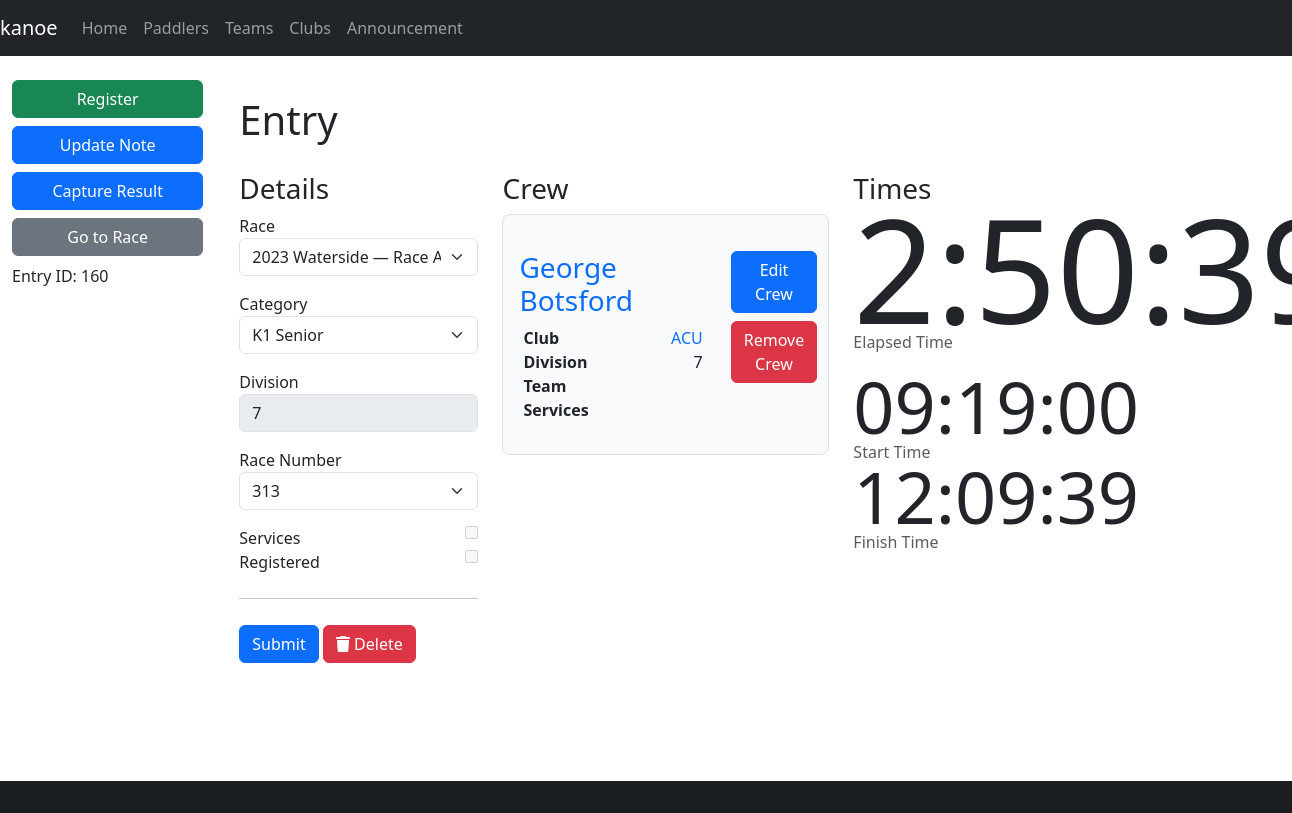
The app's page /entry/160, older data.
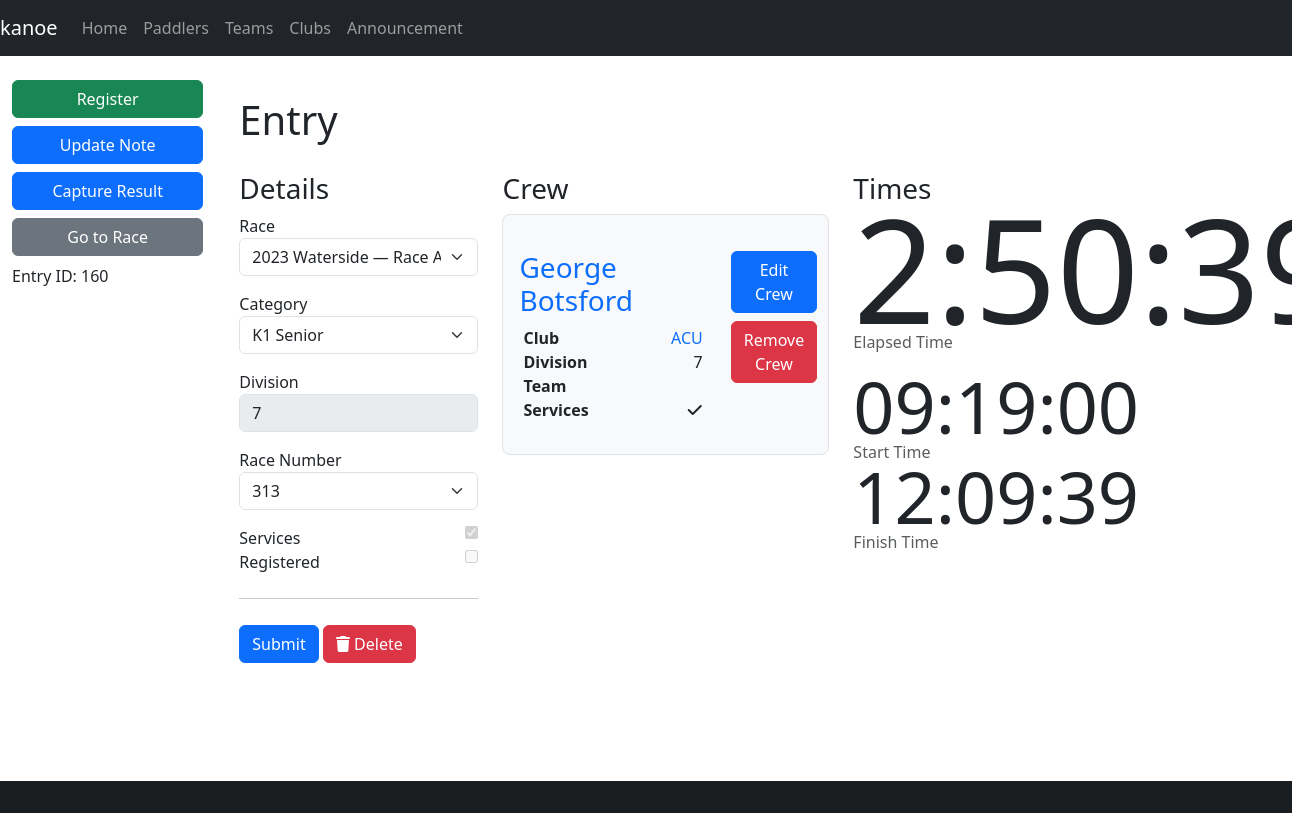
The same page, newer data.
### database/database/entry.py (models this page shows, shortened)
class Entry(Base):
    __tablename__ = "entry"
    id = Column(Integer, primary_key=True)
    race_id = Column(Integer, ForeignKey(Race.id), index=True)
    category_id = Column(Integer, ForeignKey(Category.id), index=True)
    boat_type = Column(boat_type, index=True)
    entry_number = Column(Integer)
    series_id = Column(Integer, ForeignKey(Series.id), index=True)
    time_start = Column(String)
    time_finish = Column(String)
    time_adjustment = Column(Integer)
    registered = Column(Boolean, default=False, nullable=False)
    retired = Column(Boolean, default=False, nullable=False)
    scratched = Column(Boolean, default=False, nullable=False)
    disqualified = Column(Boolean, default=False, nullable=False)
    note = Column(Text)
    category = relationship(Category, backref="entries", lazy="joined")
    race = relationship(Race, backref="entries", lazy="joined")
    race_number = relationship("Number", secondary="number_entry", uselist=False)
    crews = relationship("Crew", lazy="joined", order_by="Crew.paddler_id")
    @property
    def division(self):
        if self.crews:
            divisions = [crew.paddler.division for crew in self.crews]
            divisions = [division for division in divisions if division is not None]
            if divisions:
                return min(divisions)
        return None
    @property
    def time(self):
        if self.time_start and self.time_finish:
            time_start = datetime.datetime.strptime(self.time_start, "%H:%M:%S")
            time_finish = datetime.datetime.strptime(self.time_finish, "%H:%M:%S")
            return (
                time_finish
                - time_start
                + datetime.timedelta(seconds=(self.time_adjustment or 0))
            )
        else:
            return None
    @property
    def crew_complete(self):
        return len(self.crews) >= self.category.crew_count
    @property
    def services(self):
        services = [crew.services for crew in self.crews]
        return all(services)

### database/database/crew.py (models this page shows, shortened)
class Crew(Base):
    __tablename__ = "crew"
    id = Column(Integer, primary_key=True)
    paddler_id = Column(Integer, ForeignKey(Paddler.id), index=True)
    club_id = Column(String(3), ForeignKey(Club.id), index=True)
    entry_id = Column(Integer, ForeignKey(Entry.id), index=True)
    team_id = Column(Integer, ForeignKey(Team.id), index=True)
    services = Column(Boolean, server_default=expression.false())
    due = Column(Numeric)
    paid = Column(Numeric)
    team = relationship(Team, backref="crews", lazy="joined")
    paddler = relationship(Paddler, backref="crews", lazy="joined")
    club = relationship("Club", backref="crews", lazy="joined")
    entry = relationship(Entry, lazy="joined", overlaps="crews")

### database/database/paddler.py (models this page shows, shortened)
class Paddler(Base):
    __tablename__ = "paddler"
    id = Column(Integer, primary_key=True)
    bcu = Column(Integer)  # BCU = British Canoe Union
    bcu_expiry = Column(Date)
    division = Column(Integer)
    title = Column(String)
    first = Column(String)
    middle = Column(String)
    last = Column(String)
    suffix = Column(String)
    dob = Column(Date)
    address = Column(String)
    email = Column(String)
    phone = Column(String)
    emergency_name = Column(String)
    emergency_phone = Column(String)
    age_group_id = Column(Integer, ForeignKey(AgeGroup.id), index=True)
    age_group = relationship(AgeGroup, backref="paddlers", lazy="joined")
    @hybrid_property
    def name(self):
        return combine_names(self.first, self.middle, self.last)

### database/database/club.py (models this page shows, shortened)
class Club(Base):
    __tablename__ = "club"
    id = Column(Integer, primary_key=True)
    name = Column(String)
    code_regex = Column(String())
    @property
    def code(self):
        return self.code_regex.split("|")[0]

### kanoe/views/entry.py (the view, shortened to what this page needs)
@blueprint.route("/entry/<entry_id>", methods=("GET", "POST"))
@blueprint.route("/entry/", defaults={"entry_id": None}, methods=("GET", "POST"))
@login_required
def entry(entry_id):
    entry = session.get(db.Entry, entry_id)
    race_id = request.args.get("race_id")
    races = session.query(db.Race)
    if race_id:
        races = races.filter(db.Race.id == race_id)
    races = races.all()
    categories = session.query(db.Category).all()
    if entry:
        taken = (
            session.query(db.NumberAllocation.number_id)
            .join(db.Entry, db.NumberAllocation.entry_id == db.Entry.id)
            .filter(db.Entry.race_id == entry.race_id)
            .subquery()
        )
        numbers = (
            session.query(db.Number.id)
            .join(taken, db.Number.id == taken.c.number_id, isouter=True)
            .filter(
                (db.Number.lost == False) | (db.Number.lost == None)  # noqa: E711, E712
            )
            .order_by(db.Number.id)
        )
        if entry.race_number:
            numbers = numbers.filter(
                (taken.c.number_id == entry.race_number.id)
                | (taken.c.number_id == None)  # noqa: E711
            )
        else:
            numbers = numbers.filter((taken.c.number_id == None))  # noqa: E711
        numbers = [r.id for r in numbers]
    else:
        numbers = []
    return render_template(
        "entry.j2",
        entry=entry,
        categories=categories,
        races=races,
        numbers=numbers,
    )

### database/database/category.py (called while the page is built)
    def __str__(self):
        return self.label

    def __eq__(self, other):
        return self.label == other

    @property
    def crew_count(self):
        return int(re.sub("[^12]+", "", self.label))

### database/database/paddler.py (called while the page is built)
def combine_names(first, middle, last):
    name = [first, middle, last]
    name = list(filter(lambda item: item is not None, name))
    name = " ".join(name)
    name = name.strip()
    return name

### database/database/race.py (called while the page is built)
    def __str__(self):
        return "%s (%s)" % (self.name, self.date)

### kanoe/templates/entry.j2 (shortened to what this page needs)
{% extends "base-fluid.j2" %}
{% from "macros.j2" import find_value, button_delete %}
{% block content %}
<h1>Entry</h1>
<div class="row">
  <div class="col-md-3">
    <h3>Details</h3>
    <form method="post">
      <div>
        <div class="mb-3">
          <label for="race">Race</label>
          <select class="form-select" class="form-control" id="race_id" name="race_id">
            {% for race in races %}
            <option value="{{ race.id }}" {% if entry.race==race %} selected{% endif %}>{{ race }}</option>
            {% endfor %}
          </select>
        </div>
        <div class="mb-3">
          <label for="race">Category</label>
          <select class="form-select" class="form-control" id="category_id" name="category_id">
            {% for category in categories %}
            <option value="{{ category.id }}" {% if (entry.category==category) %} selected{% endif %}>{{ category }}
            </option>
            {% endfor %}
          </select>
        </div>
        <div class="mb-3">
          <label for="division">Division</label>
          <input type="number" class="form-control" disabled
            value="{{ find_value(request.form['division'], entry.division) }}">
        </div>
        <div class="mb-3">
          <label for="division">Race Number</label>
          <select class="form-select" class="form-control" id="race_number" name="race_number" >
            {% for number in numbers %}
            <option {% if number==entry.race_number.id %} selected{% endif %}>{{ number }}</option>
            {% endfor %}
          </select>
        </div>
        <div>
          <label for="services">Services</label>
          <input type="checkbox" disabled{% if entry.services %} checked{% endif %} style="float: right;">
        </div>
        <div>
          <label for="registered">Registered</label>
          <input type="checkbox" disabled{% if entry.registered %} checked{% endif %} style="float: right;">
        </div>
      </div>
      <hr class="my-4">
      <button type="submit" class="btn btn-primary">Submit</button>
      {{ button_delete() }}
    </form>
  </div>
  <div class="col-md-4">
    <h3>Crew</h3>
    {% for crew in entry.crews %}
    <div class="h-30 p-3 mb-2 bg-light border rounded-3">
      <div class="row">
        <div class="col-md-8">
          <h3><a href="{{ url_for('kanoe.paddler', paddler_id=crew.paddler.id) }}">{{ crew.paddler.name }}</a></h3>
          <table class="table table-sm table-borderless">
            <tr>
              <th>Club</th>
              <td style="text-align: right;">
                <a href="{{ url_for('kanoe.club', club_id=crew.club.id) }}">{{ crew.club.code }}</a>
              </td>
            </tr>
            <tr>
              <th>Division</th>
              <td style="text-align: right;">{{ crew.paddler.division or "" }}</td>
            </tr>
            <tr>
              <th>Team</th>
              <td style="text-align: right;">
              </td>
            </tr>
            <tr>
              <th>Services</th>
              <td style="text-align: right;" class="services">
                {% if crew.services %}<i class="fas fa-check"></i>{% endif %}
              </td>
            </tr>
          </table>
        </div>
        <div class="col-md-4">
          <ul class="nav flex-column">
            <li class="nav-item d-grid mb-2">
              <a href="{{ url_for('kanoe.crew', crew_id=crew.id) }}" class="btn btn-primary">Edit Crew</a>
            </li>
            <li class="nav-item d-grid mb-2">
              <a href="{{ url_for('kanoe.crew_delete', crew_id=crew.id) }}" class="btn btn-danger">Remove Crew</a>
            </li>
          </ul>
        </div>
      </div>
    </div>
    {% endfor %}
  </div>
  <div class="col-md-4">
    <h3>Times</h3>
    <div class="times">
      {% if entry.time %}
      <div class="time-elapsed">
        {{ entry.time }}
      </div>
      <div class="text-muted">Elapsed Time</div>
      {% endif %}
      <div class="mt-4">
        {% if entry.time_start %}
        <div class="time-start-finish">
          {{ entry.time_start }}
        </div>
        <div class="text-muted">Start Time</div>
        {% endif %}
        {% if entry.time_finish %}
        <div class="time-start-finish mt-1">
          {{ entry.time_finish }}
        </div>
        <div class="text-muted">Finish Time</div>
        {% endif %}
      </div>
    </div>
  </div>
</div>
{% endblock %}
{% block sidebar %}
{% include 'sidebar-entry.j2' %}
{% endblock %}

### kanoe/templates/base-fluid.j2 (shortened to what this page needs)
{% import 'common/colour.j2' as colour %}
<!doctype html>
<html lang="en">
<head>
    {% block head %}
    {% include 'common/load-css.j2' %}
    {% endblock %}
</head>
<body>
    <header>
        {% include 'common/navbar.j2' %}
    </header>
    <div class="container-fluid">
        <div class="row">
            <nav class="col-md-2 d-none d-md-block sidebar">
                <div class="sidebar-sticky">
                    {% block sidebar %}
                    {% endblock %}
                </div>
            </nav>
            <main role="main" class="col-md-9 ml-sm-auto col-lg-10 pt-3 px-4">
                {% block content %}
                {% endblock %}
            </main>
        </div>
    </div>
    <footer>
        {% include 'common/footer.j2' %}
    </footer>
</body>
</html>

### kanoe/templates/macros.j2 (shortened to what this page needs)
{% macro find_value(form, variable) -%}
{% if form %}{{ form }}{% else %}{% if variable and variable is not none %}{{ variable }}{% endif %}{%
endif %}
{%- endmacro -%}
{% macro button_delete() -%}
<button type="submit" class="btn btn-danger" name="action" value="delete"><i class="fa fa-trash"></i> Delete</button>
{%- endmacro -%}

### kanoe/templates/common/load-css.j2
<link rel="stylesheet" type="text/css" href="/css/bootstrap-5.3.0.min.css">
<link rel="stylesheet" type="text/css" href="/css/styles.css">
{% include 'common/load-css-font-awesome.j2' %}

### kanoe/templates/common/load-css-font-awesome.j2
<link rel="stylesheet" type="text/css" href="/css/font-awesome-all-6.2.0.min.css">

### kanoe/templates/common/navbar.j2 (shortened to what this page needs)
<nav class="navbar navbar-expand-md navbar-dark fixed-top bg-dark">
    <a class="navbar-brand" href="{{ url_for('kanoe.races') }}">kanoe</a>
    <div class="collapse navbar-collapse" id="navbarsExampleDefault">
        <ul class="navbar-nav mr-auto">
            <li class="nav-item active">
                <a class="nav-link" href="{{ url_for('kanoe.races') }}">Home</a>
            </li>
            {% if session["user"] or config['LOGIN_DISABLED'] %}
            <li class="nav-item active">
                <a class="nav-link" href="{{ url_for('kanoe.paddlers') }}">Paddlers</a>
            </li>
            <li class="nav-item active">
                <a class="nav-link" href="{{ url_for('kanoe.teams') }}">Teams</a>
            </li>
            <li class="nav-item active">
                <a class="nav-link" href="{{ url_for('kanoe.clubs') }}">Clubs</a>
            </li>
            <li class="nav-item active">
                <a class="nav-link" href="{{ url_for('kanoe.announcement') }}">Announcement</a>
            </li>
            {% endif %}
        </ul>
    </div>
</nav>

### kanoe/templates/sidebar-entry.j2
<ul class="nav flex-column">
    {% if not entry.registered %}
    <li class="nav-item d-grid mb-2">
        <a href="{{ url_for('kanoe.entry_register', entry_id=entry.id) }}" class="btn btn-success">Register</a>
    </li>
    {% endif %}
    <li class="nav-item d-grid mb-2">
        <a href="{{ url_for('kanoe.entry_note_update', entry_id=entry.id) }}" class="btn btn-primary">Update Note</a>
    </li>
    {% if entry.race %}
    <li class="nav-item d-grid mb-2">
        <a href="{{ url_for('kanoe.race_results_capture', race_id=entry.race.id) }}" class="btn btn-primary">Capture
            Result</a>
    </li>
    <li class="nav-item d-grid mb-2">
        <a href="{{ url_for('kanoe.race', race_id=entry.race.id) }}" class="btn btn-secondary">Go to Race</a>
    </li>
    {% endif %}
</ul>
{% if entry.id %}
<p>Entry ID: {{ entry.id }}</p>
{% endif %}

### kanoe/templates/common/footer.j2
<div class="footer fixed-bottom mt-auto bg-dark text-center text-white">
  <div class="text-center p-3" style="background-color: rgba(0, 0, 0, 0.2);">
  </div>
</div>

### kanoe/static/css/styles.css (style rules this page uses)
:root { --colour-yellow: #fed00c; --colour-yellow-muted: #ffe269; }
body { padding-top: 60px; }
main { margin-bottom: 100px }
.row > * { margin-top: 20px; }
footer { margin-top: 50px }
hr { height: 3px !important; }
td.services, th.services { text-align: center; }
nav.sidebar ul > li.nav-item { margin-bottom: 0.5rem !important; }
.times .time-elapsed { display: inline-block; font-size: 144px; line-height: 108px; height: 115px; }
.times .time-start-finish { display: inline-block; font-size: 72px; line-height: 56px; height: 60px; }
a { text-decoration: none; }
.table-sm > :not(caption) > * > * { padding-top: 0; padding-bottom: 0; }

Row changes from the older to the newer data that the page shows:
changed Crew "George Botsford": services "☐" → "☑"
